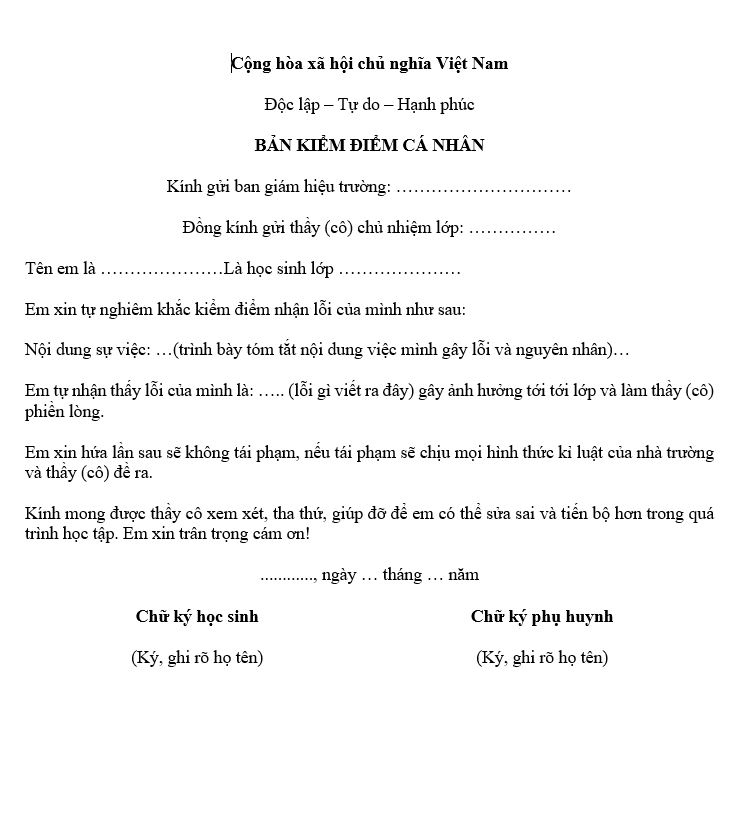
#> input picture AI-pipeline/real_test.jpg, 739 x 835 px
$ python -i processor.py   (imports and definitions only)
#> lines starting #> are read from the running program, lines starting #| are printed output that depends on the picture; after the words box and inside, x2 and y2 are one past the last pixel; in counts of white or black regions, pixels touching at a corner belong together
import cv2
import numpy as np
import uuid
import easyocr

# Khởi tạo EasyOCR
# [1 line that did not run here, left out]

# Kích thước chuẩn Pixel (Tỷ lệ A4) và kích thước thực tế (mm)
TARGET_WIDTH_PX, TARGET_HEIGHT_PX = 840, 1188
A4_WIDTH_MM, A4_HEIGHT_MM = 210.0, 297.0

# [9 lines left out: function order_points, not called in this run]

def preprocess_image_smart(image: np.ndarray):
    orig_h, orig_w = image.shape[:2]
    img_area = orig_w * orig_h

    gray = cv2.cvtColor(image, cv2.COLOR_BGR2GRAY)
    blur = cv2.GaussianBlur(gray, (5, 5), 0)
    edged = cv2.Canny(blur, 75, 200)

    contours, _ = cv2.findContours(edged, cv2.RETR_LIST, cv2.CHAIN_APPROX_SIMPLE)
    contours = sorted(contours, key=cv2.contourArea, reverse=True)[:5]

    for c in contours:
        peri = cv2.arcLength(c, True)
        approx = cv2.approxPolyDP(c, 0.02 * peri, True)

        if len(approx) == 4:
            area = cv2.contourArea(approx)
            if 0.2 * img_area < area < 0.95 * img_area:
                x, y, w, h = cv2.boundingRect(approx)
                ratio = w / float(h)
                # Nới lỏng điều kiện tỷ lệ một chút để bắt form tốt hơn
                if (0.5 < ratio < 0.9) or (1.2 < ratio < 1.6):
                    pts = approx.reshape(4, 2)
                    rect = order_points(pts)
                    dst = np.array([
                        [0, 0], [TARGET_WIDTH_PX - 1, 0],
                        [TARGET_WIDTH_PX - 1, TARGET_HEIGHT_PX - 1], [0, TARGET_HEIGHT_PX - 1]
                    ], dtype="float32")
                    M = cv2.getPerspectiveTransform(rect, dst)
                    return cv2.warpPerspective(image, M, (TARGET_WIDTH_PX, TARGET_HEIGHT_PX))
    return image

def extract_advanced_text(processed_img: np.ndarray, ratio_x: float, ratio_y: float) -> list:
    elements = []
    ZOOM = 3.0

    # 1. Phóng to ảnh để nét chữ mỏng dày lên
    zoomed_img = cv2.resize(processed_img, None, fx=ZOOM, fy=ZOOM, interpolation=cv2.INTER_CUBIC)
    gray = cv2.cvtColor(zoomed_img, cv2.COLOR_BGR2GRAY)

    # 2. Xóa đường kẻ khung viền (Line Removal)
    _, thresh_inv = cv2.threshold(gray, 200, 255, cv2.THRESH_BINARY_INV)
    h_kernel = cv2.getStructuringElement(cv2.MORPH_RECT, (40, 1))
    v_kernel = cv2.getStructuringElement(cv2.MORPH_RECT, (1, 40))
    h_lines = cv2.morphologyEx(thresh_inv, cv2.MORPH_OPEN, h_kernel, iterations=1)
    v_lines = cv2.morphologyEx(thresh_inv, cv2.MORPH_OPEN, v_kernel, iterations=1)
    mask_lines = cv2.add(h_lines, v_lines)
    mask_lines = cv2.dilate(mask_lines, np.ones((3,3), np.uint8), iterations=1)

    gray_cleaned = gray.copy()
    gray_cleaned[mask_lines == 255] = 255

    # 3. Smart Bolding: Tăng tương phản và làm đậm nét mỏng
    enhanced_gray = cv2.convertScaleAbs(gray_cleaned, alpha=1.5, beta=-30)
    kernel_bold = np.ones((2, 2), np.uint8)
    bold_gray = cv2.erode(enhanced_gray, kernel_bold, iterations=1)

    final_cv_img = cv2.cvtColor(bold_gray, cv2.COLOR_GRAY2BGR)

    # 4. Quét EasyOCR
    results = reader.readtext(
        final_cv_img,
        adjust_contrast=True,
        width_ths=1.2,
        x_ths=1.5,
        blocklist='~^|°ÛÇñ'
    )

    for bbox, text, prob in results:
        if prob < 0.10:
            continue

        # CHIA TỌA ĐỘ CHO ZOOM TRƯỚC TIÊN ĐỂ TRẢ VỀ PIXEL CỦA PROCESSED_IMG
        x_min = float(min(p[0] for p in bbox)) / ZOOM
        y_min = float(min(p[1] for p in bbox)) / ZOOM
        x_max = float(max(p[0] for p in bbox)) / ZOOM
        y_max = float(max(p[1] for p in bbox)) / ZOOM

        # SAU ĐÓ NHÂN VỚI RATIO ĐỂ RA MILIMET (mm)
        elements.append({
            "id": str(uuid.uuid4()),
            "type": "Text",
            "x": round(x_min * ratio_x, 2),
            "y": round(y_min * ratio_y, 2),
            "width": max(round((x_max - x_min) * ratio_x, 2), 20.0),
            "height": max(round((y_max - y_min) * ratio_y, 2), 5.0),
            "content": str(text).strip()
        })
    return elements

# [21 lines left out: function extract_checkboxes, not called in this run]

def analyze_document(image: np.ndarray) -> list:
    processed_img = preprocess_image_smart(image)

    # Lấy kích thước ảnh sau xử lý
    h, w = processed_img.shape[:2]

    # QUAN TRỌNG: Cân bằng lại tỷ lệ quy đổi tọa độ để chống giãn chữ
    # Mặc định Frontend dùng hệ số 1mm = 3.7795px (từ file coordinates.ts)
    # Ta sẽ dùng chính hệ số này để quy đổi ngược lại Pixel -> mm cho an toàn
    PX_TO_MM = 1.0 / 3.7795275591

    ratio_x = PX_TO_MM
    ratio_y = PX_TO_MM

    elements = extract_advanced_text(processed_img, ratio_x, ratio_y)
    elements.extend(extract_checkboxes(processed_img, ratio_x, ratio_y))

    return elements

>>> import cv2
>>> picture = cv2.imread('../AI-pipeline/real_test.jpg')
#> picture is the input picture: shape (835, 739, 3); min 0, max 255, mean 246.3
>>> result = analyze_document(picture)
#> in preprocess_image_smart, `blur = cv2.GaussianBlur(gray, (5, 5), 0)`:
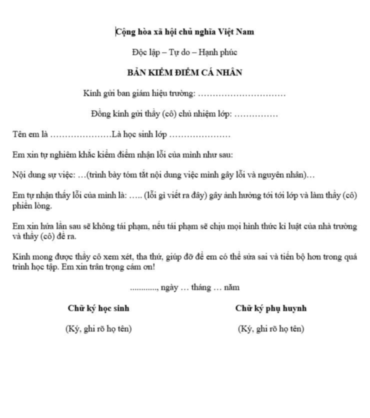
#> blur: shape (835, 739) (shown at 1/2 size); min 32, max 255, mean 246.3
#> in preprocess_image_smart, `edged = cv2.Canny(blur, 75, 200)`:
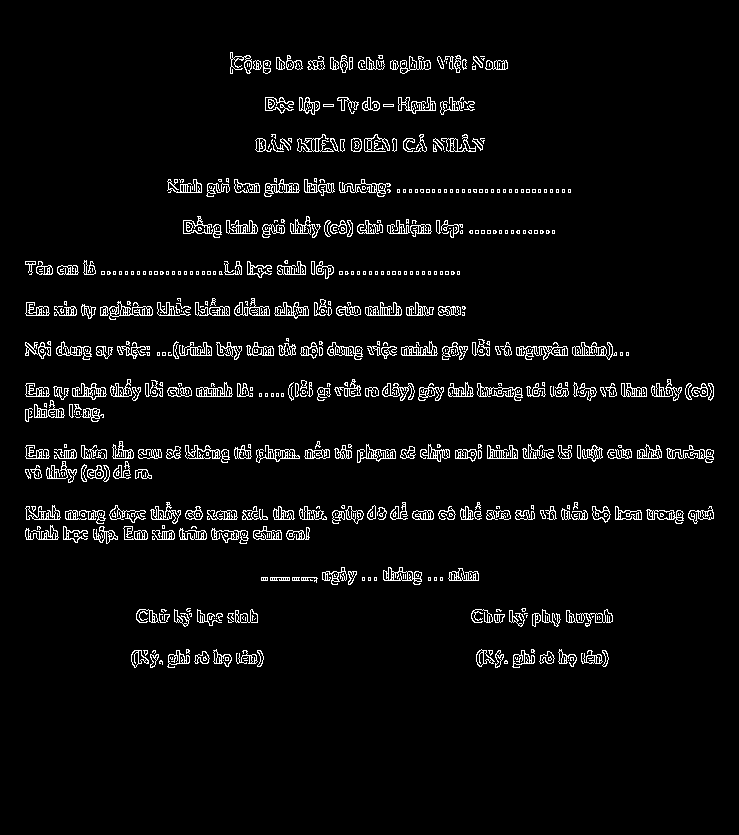
#> edged: shape (835, 739); 4.6% white in thin lines or dots, all inside (x1, y1, x2, y2) = (25, 52, 714, 668)
#> in preprocess_image_smart, `contours, _ = cv2.findContours(edged, cv2.RETR_LIST, cv2.CHAIN_APPROX_..`: contours = 1818 contours, 1159 with area under 20; largest, box (x1, y1, x2, y2) and area: (109, 301, 153, 320) 360, (383, 567, 422, 585) 340, (357, 444, 396, 463) 314, (196, 382, 233, 397) 301, (183, 216, 213, 234) 279
#> in preprocess_image_smart, `contours = sorted(contours, key=cv2.contourArea, reverse=True)[:5]`: contours = 5 contours; box (x1, y1, x2, y2) and area: (109, 301, 153, 320) 360, (383, 567, 422, 585) 340, (357, 444, 396, 463) 314, (196, 382, 233, 397) 301, (183, 216, 213, 234) 279
#> the loop in preprocess_image_smart, `for c in contours:` made 5 passes
#> peri on passes 1 to 5: 171.3, 152.1, 147, 108.6, 126.4
#> in extract_advanced_text, `_, thresh_inv = cv2.threshold(gray, 200, 255, cv2.THRESH_BINARY_INV)`:
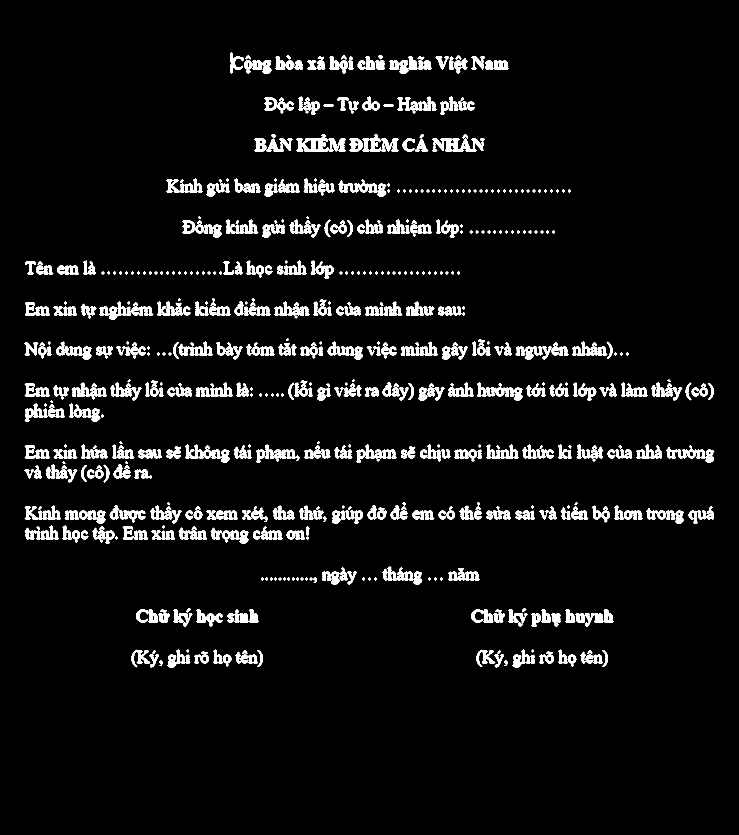
#> thresh_inv: shape (2505, 2217) (shown at 1/3 size); 5.1% white; 753 white regions (1 under 20 px), largest, box (x1, y1, x2, y2) and area: (1297, 416, 1454, 454) 3228, (1016, 542, 1159, 589) 2502, (889, 404, 985, 454) 2336
#> in extract_advanced_text, `h_lines = cv2.morphologyEx(thresh_inv, cv2.MORPH_OPEN, h_kernel, itera..`:
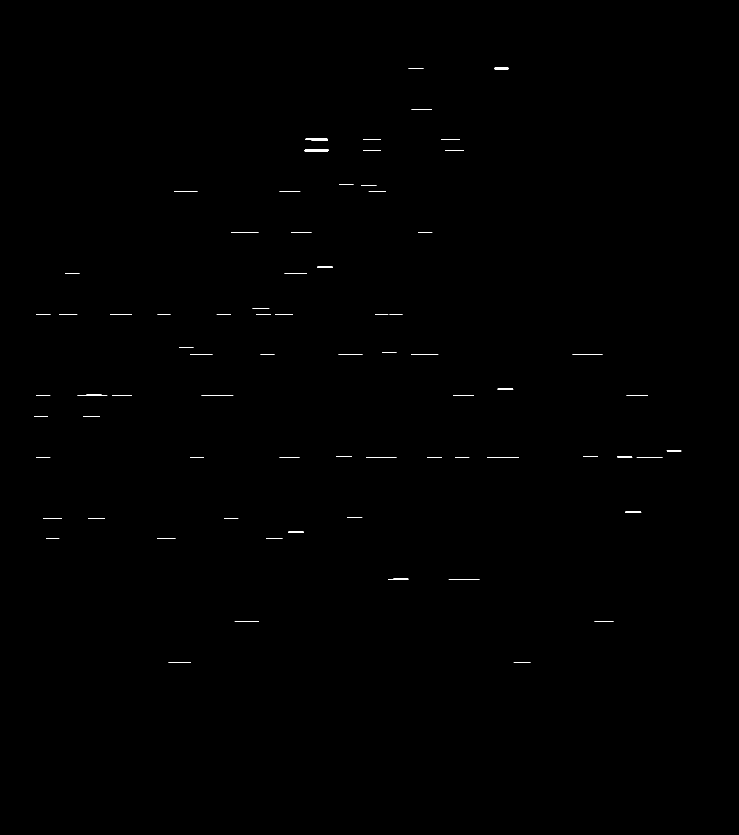
#> h_lines: shape (2505, 2217) (shown at 1/3 size); 0.15% white; 73 white regions, largest, box (x1, y1, x2, y2) and area: (913, 449, 986, 454) 356, (916, 416, 984, 421) 319, (604, 1185, 700, 1188) 258
#> in extract_advanced_text, `mask_lines = cv2.dilate(mask_lines, np.ones((3,3), np.uint8), iteratio..`:
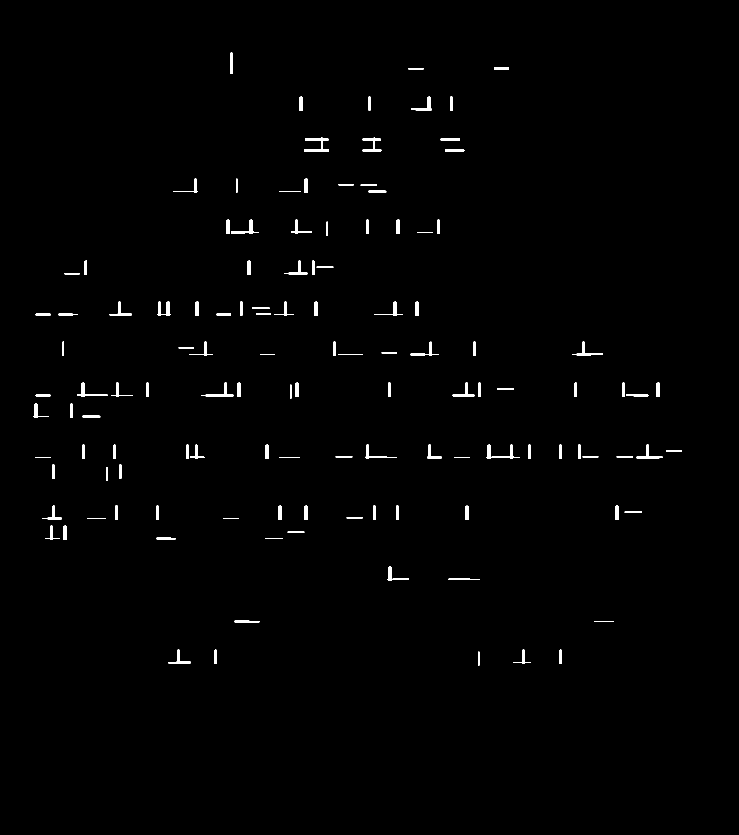
#> mask_lines: shape (2505, 2217) (shown at 1/3 size); 0.77% white; 124 white regions, largest, box (x1, y1, x2, y2) and area: (912, 412, 987, 456) 1075, (1460, 1334, 1558, 1377) 1026, (471, 905, 513, 948) 800
#> in extract_advanced_text, `gray_cleaned[mask_lines == 255] = 255`:
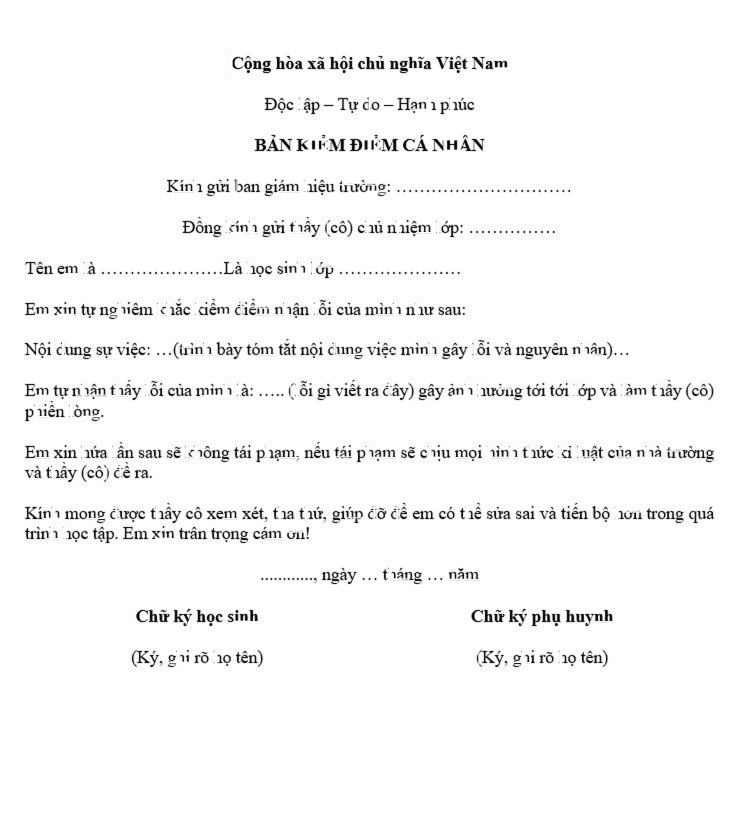
#> gray_cleaned: shape (2505, 2217) (shown at 1/3 size); min 0, max 255, mean 247.3
#> (the run stopped early here; a loop or call above may not have finished)

$ run again, on AI-pipeline/debug_yolo.jpg
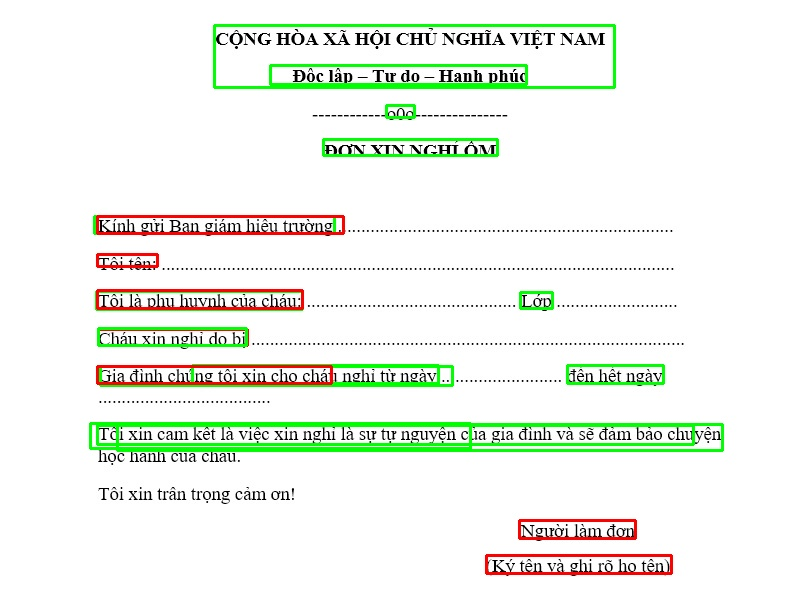
#> input picture AI-pipeline/debug_yolo.jpg, 800 x 605 px
#> picture is the input picture: shape (605, 800, 3); mean B, G, R 235.6, 244.1, 238.8
#> in preprocess_image_smart, `edged = cv2.Canny(blur, 75, 200)`:
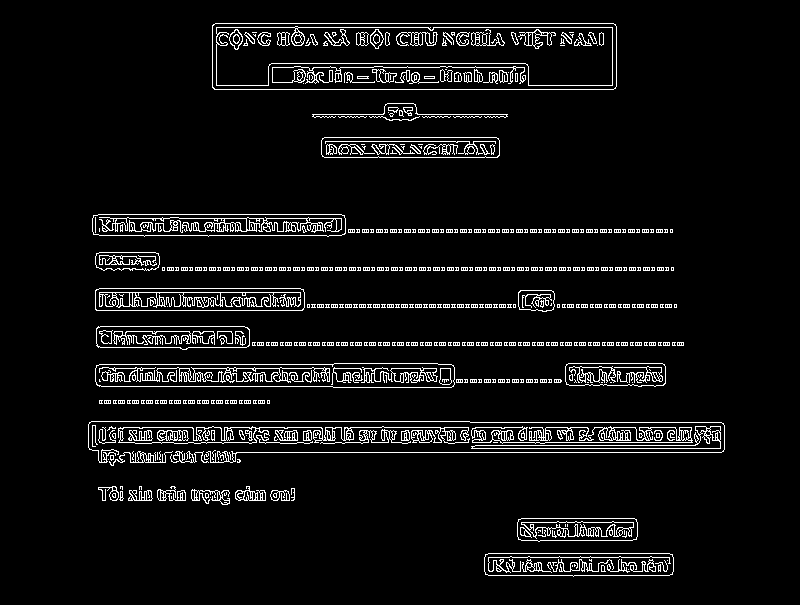
#> edged: shape (605, 800); 6.1% white in thin lines or dots, all inside (x1, y1, x2, y2) = (88, 23, 725, 577)
#> in preprocess_image_smart, `contours, _ = cv2.findContours(edged, cv2.RETR_LIST, cv2.CHAIN_APPROX_..`: contours = 1516 contours, 1200 with area under 20; largest, box (x1, y1, x2, y2) and area: (212, 23, 617, 90) 26651, (212, 23, 617, 90) 26646, (216, 26, 613, 86) 17248, (216, 27, 613, 86) 17061, (95, 363, 455, 388) 8099
#> in preprocess_image_smart, `contours = sorted(contours, key=cv2.contourArea, reverse=True)[:5]`: contours = 5 contours; box (x1, y1, x2, y2) and area: (212, 23, 617, 90) 26651, (212, 23, 617, 90) 26646, (216, 26, 613, 86) 17248, (216, 27, 613, 86) 17061, (95, 363, 455, 388) 8099
#> the loop in preprocess_image_smart, `for c in contours:` made 5 passes
#> (peri, approx, area) on passes 1, 2, 4, 5: (935.3, [[212, 25], [214, 89], [616, 86], [613, 23]], 25501.5), (933, [[212, 26], [613, 23], [616, 86], [215, 89]], 25272), (1096.7, [[216, 28], [611, 27], [612, 84], [217, 85]], 22516), (760.6, [[454, 367], [99, 364], [95, 381], [451, 387]], 6592.5)
#> thresh_inv: shape (1815, 2400); 9% white; 615 white regions (11 under 20 px), largest, box (x1, y1, x2, y2) and area: (267, 1266, 2172, 1387) 83066, (287, 1092, 1362, 1161) 44475, (639, 72, 1848, 267) 41882
#> h_lines: shape (1815, 2400); 5% white; 49 white regions, largest, box (x1, y1, x2, y2) and area: (268, 1266, 2173, 1281) 25903, (268, 1341, 2173, 1356) 23532, (640, 249, 1849, 267) 17844
#> v_lines: shape (1815, 2400); 1.1% white; 149 white regions, largest, box (x1, y1, x2, y2) and area: (1839, 73, 1848, 268) 1738, (639, 73, 648, 268) 1735, (287, 1095, 306, 1162) 1183
#> in extract_advanced_text, `gray_cleaned[mask_lines == 255] = 255`:
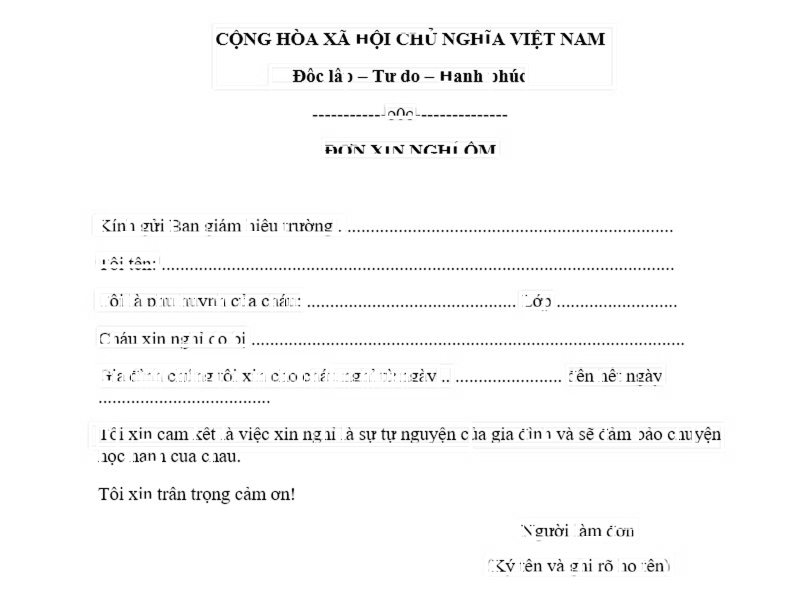
#> gray_cleaned: shape (1815, 2400) (shown at 1/3 size); min 0, max 255, mean 249.4
